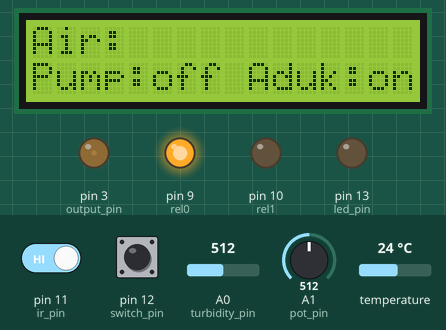
Simulated run of this sketch. Board: Arduino Uno, built with avr-gcc and run on an emulated ATmega328P. Parts: 16×2 character LCD, output pins drawn as LEDs (lit = HIGH). Dashed ring = blinking. The inputs (shaded band) are chosen by the test bench; at power-on: pin 12 (switch_pin) HIGH, pin 11 (ir_pin) HIGH, A0 (turbidity_pin) = 512, A1 (pot_pin) = 512, temperature 24 °C. What the sketch prints to the serial monitor is not drawn.

Above: at 3.6 s.
3.7 s: pin 12 (switch_pin) pulled LOW for 0.15 s
At 4.5 s:
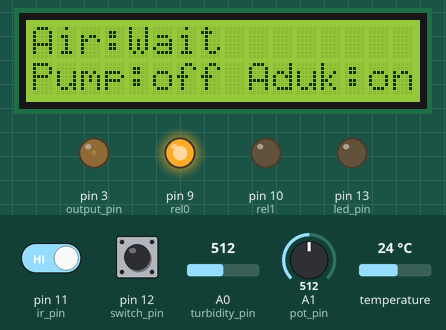
6.8 s: pin 11 (ir_pin) driven LOW
At 8.1 s:
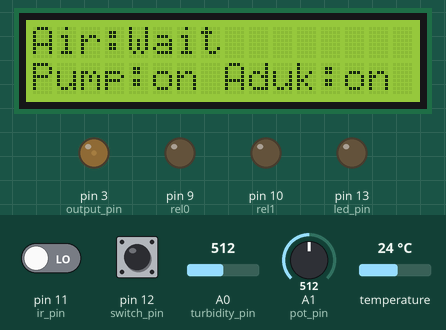
8.4 s: pin 12 (switch_pin) pulled LOW for 1 s
At 8.6 s:
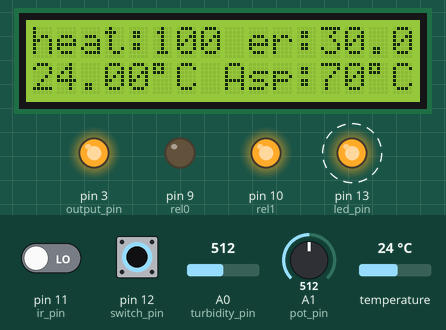
10.9 s: A0 (turbidity_pin) set to 594
12.4 s: A0 (turbidity_pin) set to 610
At 13.3 s:
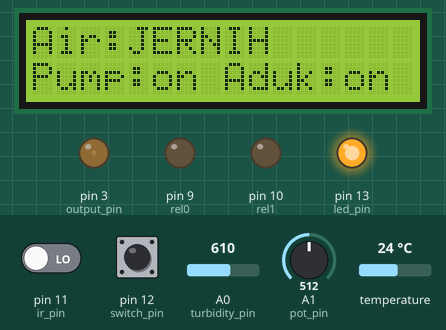
13.9 s: pin 11 (ir_pin) driven HIGH
At 15.1 s:
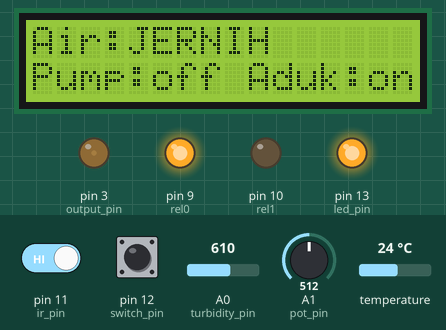
Timing chart, 0 to 16.4 s (numbered marks = the images above; inputs shaded):
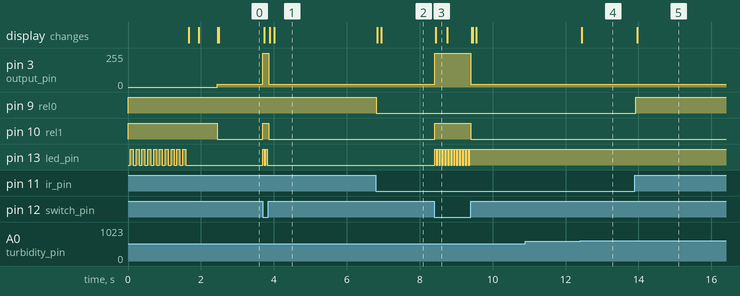

The sketch:

heater_kopi.ino
```cpp
/*
  AC RBDdimmer with PID control

  author: Mas Sagita
*/


#include <OneWire.h>
#include <LiquidCrystal_I2C.h>
#include <RBDdimmer.h>

//---------------------------Input output pin-------------------------------//
//rbd dimmer
const int output_pin = 3;
const int zerocross = 2;

const int ONE_WIRE_BUS = 7; // sensor ds
const int led_pin = 13; // led pin
const int ir_pin = 11; // ir pin
const int switch_pin = 12; //btn pin

//relay pin
const int rel0 = 9;
const int rel1 = 10;

//analog pin
int turbidity_pin = A0;
int pot_pin = A1;

//---------------------------create object-------------------------------//
//lcd
LiquidCrystal_I2C lcd(0x27, 16, 2);
//dimmer
//dimmerLamp dimmer(output_pin, zerocross);
dimmerLamp dimmer(output_pin);
//sensor ds
OneWire ds(ONE_WIRE_BUS);

int refresh = 0;

float suhu_ds = 0;
int turb_value = 0;

int switch_val;

int pot_val = 0;
int pot_level = 0;

String kekeruhan = " ";
String pouring = " ";
String pengaduk = " ";

int setpoin = 0;
float suhu_real = 0;

//pid variable
float PID_error = 0;
float prev_error = 0;
float elapsedTime, Time, timePrev;
int PID_value = 0;

int maxPIDout = 100; //RBDdimmer value scale 0-100%
int minPIDout = 9; //RBDdimmer minimal value is 9

//pid
float kp = 20.566; float ki = 0.06; float kd = 2.8; //set kp,ki and kd
int PID_p = 0; int PID_i = 0; int PID_d = 0;

int mode_level = 0;

//read the temperature
float dallas(OneWire& ds, byte start = false) {
  int16_t temp;
  do {
    ds.reset();
    ds.write(0xCC);
    ds.write(0xBE);
    ds.read_bytes((uint8_t*) &temp, sizeof(temp));
    ds.reset();
    ds.write(0xCC);
    ds.write(0x44, 1);
    if (start) delay(250);
  } while (start--);
  return (temp * 0.0625);
}

void setup() {
  // put your setup code here, to run once:
  Serial.begin(115200);
  pinMode(led_pin, OUTPUT);
  pinMode(ir_pin, INPUT);
  pinMode(switch_pin, INPUT_PULLUP);
  pinMode(rel0, OUTPUT);
  pinMode(rel1, OUTPUT);

  digitalWrite(rel0, 1);
  digitalWrite(rel1, 1);

  //led indicator
  lcd.init();
  for (int i = 0; i < 10; i++) {
    digitalWrite(led_pin, 1);
    delay(80);
    digitalWrite(led_pin, 0);
    delay(80);
  }
  lcd.backlight();

  dimmer.begin(NORMAL_MODE, ON);
  dallas(ds, true);

  lcd.print("test heater");
  delay(500);

  lcd.clear();
}

void loop() {

  sensor_ds_read();
  level(); //level function

  //refresh lcd
  if (++refresh > 5) {
    lcd.clear();
    refresh = 0;
  }

  //switch on
  if (digitalRead(switch_pin) == 1) {
    digitalWrite(rel1, 0);
    turbidity_read();
    pengaduk = "on";
    dimmer.setPower(9);

    lcd.setCursor(0, 0);
    lcd.print(F("Air:")); lcd.print(kekeruhan);

    lcd.setCursor(0, 1);
    lcd.print(F("Pump:")); lcd.print(pouring);
    lcd.print(F(" Aduk:")); lcd.print(pengaduk);
    //pump on
    if (digitalRead(ir_pin) == 0) {
      digitalWrite(rel0, 0);
      pouring = "on";
    }
    //pump off
    if (digitalRead(ir_pin) == 1) {
      digitalWrite(rel0, 1);
      pouring = "off";
    }
  }

  //switch off
  if (digitalRead(switch_pin) == 0) {
    digitalWrite(rel1, 1);
    turb_value = 0;
    kekeruhan = "Wait";
    pengaduk = "off";
    pouring = "off";
    pemanas(); //pid heater

    lcd.setCursor(0,0);
    lcd.print("heat:"); lcd.print(PID_value);
    lcd.print(" er:"); lcd.print(prev_error);

    lcd.setCursor(9, 1);
    lcd.print("sp:"); lcd.print(pot_level);
    lcd.print((char)223); lcd.print("C");

    lcd.setCursor(0, 1);
    lcd.print(suhu_ds); lcd.print((char)223); lcd.print("C");
  }
  //digitalWrite(led_pin, digitalRead(led_pin)^1);
}

//read trubidity sensor
void turbidity_read() {
  turb_value = analogRead(turbidity_pin);
  if (turb_value > 600) {
    kekeruhan = "JERNIH";
  }
  if (turb_value < 200) {
    kekeruhan = "KERUH";
  }
}

void sensor_ds_read() {
  suhu_ds = dallas(ds);
  //turn off the heater if temperature > 110 degree celcius
  if (suhu_ds > 110) dimmer.setPower(9);
}

void level() {
  pot_val = analogRead(pot_pin);
  //map potensiometer for setpoin level
  pot_level = map(pot_val, 0, 1023, 40, 100);

  //kondisi pembagian level untuk set parameter pid
  if (pot_level > 40 && pot_level < 60) mode_level = 1;
  if (pot_level > 60 && pot_level < 80) mode_level = 2;
  if (pot_level > 80 && pot_level < 100) mode_level = 3;

  Serial.println ((String)mode_level + " " + kp + " " + ki + " " + kd);
}

//PID heater
void pemanas() {
  digitalWrite(led_pin, digitalRead(led_pin) ^ 1);

  suhu_real = suhu_ds;
  setpoin = pot_level;

  PID_error = setpoin - suhu_real;

  if (PID_error > 30) PID_error = 30;
  if (PID_error < -30) PID_error = -30;

  PID_p = kp * PID_error;
  PID_i = PID_i + (ki * PID_error);

  timePrev = Time;
  Time = millis();
  elapsedTime = (Time - timePrev) / 100;

  PID_d = kd * ((PID_error - prev_error) / elapsedTime);

  PID_value = PID_p + PID_i + PID_d;

  //limit pid output
  if (PID_value < minPIDout) PID_value = minPIDout;
  if (PID_value > maxPIDout) PID_value = maxPIDout;

  prev_error = PID_error;

  //set power dimmer based on pid output
  dimmer.setPower(PID_value);

  Serial.print("error: ");
  Serial.print(prev_error);
  Serial.print("\t pemanas: ");
  Serial.print(dimmer.getPower());
  Serial.print("\t");
}
```

Measured:
- the behaviour switches between 600 and 601 on A0 (turbidity_pin) (found by bisection; images 3 and 4)
- after the input at 3.7 s, pin 3 (output_pin): 22/255 → 255/255 at once, → 22/255 0.16 s later; pin 10 (rel1): LOW → HIGH at once, → LOW 0.16 s later; pin 13 (led_pin): alternates HIGH for 0.04 s and LOW for 0.04 s, 4 changes in all, then stays LOW, starting at once; the display: first changes at once (image 1 shows a later state)
- after the input at 6.8 s, pin 9 (rel0): HIGH → LOW at once; the display: first changes at once (image 2 shows a later state)
- after the input at 8.4 s, pin 3 (output_pin): 22/255 → 255/255 at once, → 22/255 0.99 s later; pin 10 (rel1): LOW → HIGH at once, → LOW 0.99 s later; pin 13 (led_pin): alternates HIGH for 0.04 s and LOW for 0.04 s, 25 changes in all, then stays HIGH, starting at once; the display: changes at once (image 3)
- after the input at 10.9 s, every drawn part: stays the same
- after the input at 12.4 s, the display: changes at once (image 4)
- after the input at 13.9 s, pin 9 (rel0): LOW → HIGH at once; the display: changes after 0.06 s (image 5)
